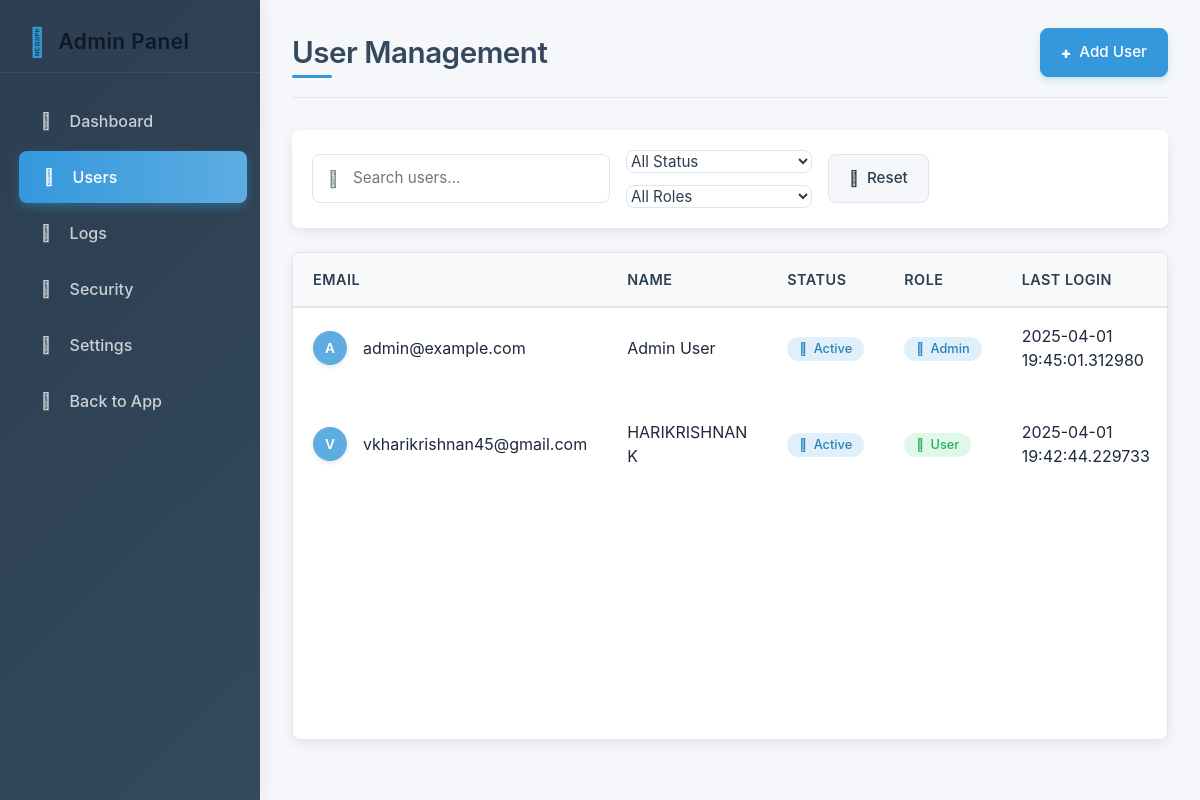
Page /admin/users (signed in) on the committed database.
### app/models/user.py (models this page shows, shortened)
class User(Base):
    __tablename__ = "users"
    id = Column(Integer, primary_key=True, index=True)
    email = Column(String, unique=True, index=True, nullable=False)
    username = Column(String, unique=True, index=True, nullable=False)
    hashed_password = Column(String, nullable=False)
    is_active = Column(Boolean, default=True)
    is_superuser = Column(Boolean, default=False)
    failed_login_attempts = Column(Integer, default=0)
    last_failed_login = Column(DateTime, nullable=True)
    account_locked_until = Column(DateTime, nullable=True)
    mfa_enabled = Column(Boolean, default=False)
    mfa_secret = Column(String, nullable=True)
    password_last_changed = Column(DateTime, default=datetime.utcnow)
    last_login = Column(DateTime, nullable=True)
    risk_score = Column(Integer, default=0)
    first_name = Column(String, nullable=True)
    last_name = Column(String, nullable=True)
    created_at = Column(DateTime, default=datetime.utcnow)
    updated_at = Column(DateTime, default=datetime.utcnow, onupdate=datetime.utcnow)
    role_id = Column(Integer, ForeignKey("roles.id"))
    role = relationship("Role", back_populates="users")
    sessions = relationship("Session", back_populates="user", cascade="all, delete-orphan")
    login_history = relationship("LoginHistory", back_populates="user", cascade="all, delete-orphan")
    devices = relationship("Device", back_populates="user", cascade="all, delete-orphan")
    login_attempts = relationship("LoginAttempt", back_populates="user", foreign_keys="[LoginAttempt.user_id]", cascade="all, delete-orphan")
    security_events = relationship("SecurityEvent", back_populates="user", foreign_keys="[SecurityEvent.user_id]", cascade="all, delete-orphan")
    suspicious_activities = relationship("SuspiciousActivity", back_populates="user", cascade="all, delete-orphan")
    login_locations = relationship("LoginLocation", back_populates="user", cascade="all, delete-orphan")
    acknowledged_events = relationship("SecurityEvent",
                                      foreign_keys="[SecurityEvent.acknowledged_by]",
                                      back_populates="acknowledged_by_user")
    risk_assessment_reviews = relationship("RiskAssessmentLog",
                                          foreign_keys="[RiskAssessmentLog.reviewed_by]",
                                          back_populates="reviewer")
    ip_blocks = relationship("BlockedIP",
                            foreign_keys="[BlockedIP.blocked_by]",
                            back_populates="admin")

### app/routers/admin.py (the view)
@router.get("/users", response_class=HTMLResponse)
async def admin_users(
    request: Request,
    page: int = Query(1, ge=1),
    search: str = Query(None),
    db: Session = Depends(get_db),
    admin_user: User = Depends(get_admin_user)
):
    items_per_page = 10
    query = db.query(User)
    if search:
        search_term = f"%{search}%"
        query = query.filter(
            (User.email.ilike(search_term)) |
            (User.first_name.ilike(search_term)) |
            (User.last_name.ilike(search_term))
        )
    total_items = query.count()
    total_pages = (total_items + items_per_page - 1) // items_per_page
    current_page = min(max(1, page), max(1, total_pages))
    offset = (current_page - 1) * items_per_page
    users = query.order_by(User.id).offset(offset).limit(items_per_page).all() # Added order_by
    return templates.TemplateResponse(
        "admin/users.html",
        {
            "request": request,
            "users": users,
            "current_page": current_page,
            "total_pages": total_pages,
            "total_items": total_items,
            "search": search,
            "admin_user": admin_user
        }
    )

### app/templates/admin/users.html (shortened to what this page needs)
{% extends "base.html" %}
{% block extra_css %}
<link rel="stylesheet" href="{{ url_for('static', path='css/admin.css') }}">
{% endblock %}
{% block content %}
<div class="admin-container">
    <div class="admin-sidebar">
        <div class="sidebar-header">
            <i class="fas fa-shield-alt"></i>
            <h3>Admin Panel</h3>
        </div>
        <div class="sidebar-nav">
            <a href="/admin/dashboard" class="{{ 'active' if request.url.path == '/admin/dashboard' else '' }}">
                <i class="fas fa-tachometer-alt"></i> Dashboard
            </a>
            <a href="/admin/users" class="{{ 'active' if request.url.path == '/admin/users' else '' }}">
                <i class="fas fa-users"></i> Users
            </a>
            <a href="/admin/logs" class="{{ 'active' if request.url.path == '/admin/logs' else '' }}">
                <i class="fas fa-list"></i> Logs
            </a>
            <a href="/admin/security" class="{{ 'active' if request.url.path == '/admin/security' else '' }}">
                <i class="fas fa-lock"></i> Security
            </a>
            <a href="/admin/settings" class="{{ 'active' if request.url.path == '/admin/settings' else '' }}">
                <i class="fas fa-cog"></i> Settings
            </a>
            <a href="/dashboard">
                <i class="fas fa-arrow-left"></i> Back to App
            </a>
        </div>
    </div>
    <div class="admin-main">
        <div class="admin-header">
            <h2>User Management</h2>
            <div class="header-actions">
                <button class="btn-primary" onclick="document.getElementById('addUserModal').style.display='flex'">
                    <i class="fas fa-plus"></i> Add User
                </button>
            </div>
        </div>
        <div class="users-filters">
            <div class="search-box">
                <input type="text" id="searchInput" placeholder="Search users..."
                       value="{{ search or '' }}" onkeyup="if(event.key==='Enter') searchUsers()">
            </div>
            <div class="filter-group">
                <select id="statusFilter" onchange="searchUsers()">
                    <option value="">All Status</option>
                </select>
                <select id="roleFilter" onchange="searchUsers()">
                    <option value="">All Roles</option>
                </select>
            </div>
            <button class="btn-secondary" onclick="resetFilters()">
                <i class="fas fa-redo"></i> Reset
            </button>
        </div>
        <div class="users-table-container">
            <table class="users-table">
                <thead>
                    <tr>
                        <th>Email</th>
                        <th>Name</th>
                        <th>Status</th>
                        <th>Role</th>
                        <th>Last Login</th>
                    </tr>
                </thead>
                <tbody>
                    {% for user in users %}
                    <tr>
                        <td>
                            <div class="user-info">
                                <div class="avatar-placeholder">
                                    {{ user.email[0] | upper }}
                                </div>
                                <span>{{ user.email }}</span>
                            </div>
                        </td>
                        <td>{{ user.first_name }} {{ user.last_name }}</td>
                        <td>
                            {% if user.is_active %}
                            <span class="badge severity-info">
                                <i class="fas fa-check-circle"></i>Active
                            </span>
                            {% else %}
                            <span class="badge severity-error">
                                <i class="fas fa-times-circle"></i>Inactive
                            </span>
                            {% endif %}
                        </td>
                        <td>
                            {% if user.is_superuser %}
                            <span class="badge event-auth">
                                <i class="fas fa-shield-alt"></i>Admin
                            </span>
                            {% else %}
                            <span class="badge event-user">
                                <i class="fas fa-user"></i>User
                            </span>
                            {% endif %}
                        </td>
                        <td>{{ user.last_login or 'Never' }}</td>
                    </tr>
                    {% endfor %}
                </tbody>
            </table>
        </div>
    </div>
</div>
{% endblock %}

### app/templates/base.html (shortened to what this page needs)
<!DOCTYPE html>
<html lang="en">
<head>
    <link rel="stylesheet" href="https://cdnjs.cloudflare.com/ajax/libs/font-awesome/6.4.0/css/all.min.css">
    <link rel="stylesheet" href="{{ url_for('static', path='css/styles.css') }}">
    {% block extra_css %}{% endblock %}
</head>
<body class="{{ body_class }}">
    <header>
        <nav>
            <div class="nav-brand">
                <a href="/">Adaptive Security</a>
            </div>
            <div class="nav-links">
                {% if user and user.is_authenticated %}
                    <a href="/profile"><i class="fas fa-user-circle"></i> Profile</a>
                    <a href="/security"><i class="fas fa-shield-alt"></i> Security</a>
                    {% if user.is_superuser %}
                        <a href="/admin"><i class="fas fa-cog"></i> Admin</a>
                    {% endif %}
                    <a href="/auth/logout"><i class="fas fa-sign-out-alt"></i> Logout</a>
                {% else %}
                    <a href="/auth/login"> Login</a>
                    <a href="/auth/register"> Register</a>
                {% endif %}
            </div>
        </nav>
    </header>
    <main>
        {% block content %}{% endblock %}
    </main>
    <footer>
        <p>&copy; 2024 Adaptive Login Security System | <a href="/privacy">Privacy</a> | <a href="/terms">Terms</a></p>
    </footer>
</body>
</html>

### app/static/css/styles.css (style rules this page uses)
* { margin: 0; padding: 0; box-sizing: border-box; }
:root { --primary: #4f46e5; --primary-dark: #4338ca; --primary-light: #a5b4fc; --secondary: #0ea5e9; --success: #10b981; --danger: #ef4444; --warning: #f59e0b; --dark: #1e293b; --gray-50: #f8fafc; --gray-100: #f1f5f9; --gray-200: #e2e8f0; --gray-300: #cbd5e1; --gray-400: #94a3b8; --gray-500: #64748b; --gray-600: #475569; --gray-700: #334155; --gray-800: #1e293b; --gray-900: #0f172a; --shadow-sm: 0 1px 2px 0 rgba(0, 0, 0, 0.05); --shadow: 0 1px 3px 0 rgba(0, 0, 0, 0.1), 0 1px 2px 0 rgba(0, 0, 0, 0.06); --shadow-md: 0 4px 6px -1px rgba(0, 0, 0, 0.1), 0 2px 4px -1px rgba(0, 0, 0, 0.06); --shadow-lg: 0 10px 15px -3px rgba(0, 0, 0, 0.1), 0 4px 6px -2px rgba(0, 0, 0, 0.05); --shadow-xl: 0 20px 25px -5px rgba(0, 0, 0, 0.1), 0 10px 10px -5px rgba(0, 0, 0, 0.04); --transition: all 0.2s ease-in-out; --border-radius-sm: 0.25rem; --border-radius: 0.375rem; --border-radius-md: 0.5rem; --border-radius-lg: 0.75rem; --border-radius-xl: 1rem; }
html { scroll-behavior: smooth; }
body { font-family: 'Inter', system-ui, -apple-system, BlinkMacSystemFont, 'Segoe UI', Roboto, Oxygen, Ubuntu, Cantarell, 'Open Sans', 'Helvetica Neue', sans-serif; line-height: 1.5; color: var(--gray-800); background-color: var(--gray-50); min-height: 100vh; display: flex; flex-direction: column; position: relative; overflow-x: hidden; }
h1, h2, h3, h4, h5, h6 { font-weight: 600; line-height: 1.2; color: var(--gray-900); margin-bottom: 1rem; }
h2 { font-size: 2rem; }
h3 { font-size: 1.5rem; }
p { margin-bottom: 1rem; line-height: 1.6; }
a { color: var(--primary); text-decoration: none; transition: var(--transition); }
header { background-color: #fff; box-shadow: var(--shadow); position: sticky; top: 0; z-index: 100; padding: 0.75rem 1rem; }
nav { display: flex; justify-content: space-between; align-items: center; max-width: 1280px; margin: 0 auto; }
.nav-brand a { color: var(--gray-900); font-size: 1.5rem; font-weight: 700; display: flex; align-items: center; gap: 0.5rem; }
.nav-brand a:before { content: ''; display: inline-block; width: 1.5rem; height: 1.5rem; background-color: var(--primary); border-radius: 50%; opacity: 0.8; }
.nav-links { display: flex; align-items: center; }
.nav-links a { color: var(--gray-600); font-weight: 500; padding: 0.5rem 1rem; border-radius: var(--border-radius); margin-left: 0.75rem; transition: var(--transition); }
main { max-width: 1280px; margin: 2rem auto; padding: 0 1.5rem; width: 100%; flex: 1; }
.btn-primary { display: block; width: 100%; padding: 0.75rem; background-color: var(--primary); color: white; border: none; border-radius: var(--border-radius); font-size: 1rem; font-weight: 500; cursor: pointer; transition: var(--transition); }
footer { background-color: white; padding: 2rem 1rem; text-align: center; margin-top: auto; border-top: 1px solid var(--gray-200); }
footer p { color: var(--gray-500); margin: 0; font-size: 0.9rem; }

### app/templates/admin/users.html (style rules this page uses)
.user-info { display: flex; align-items: center; }

### rows in the picture
User: email "A", email "admin@example.com", first_name "Admin", last_name "User", is_active True (drawn), is_superuser True (drawn), last_login "2025-04-01 19:45:01.312980"
User: email "V", email "vkharikrishnan45@gmail.com", first_name "HARIKRISHNAN", last_name "K", is_active True (drawn), is_superuser False (drawn), last_login "2025-04-01 19:42:44.229733"
